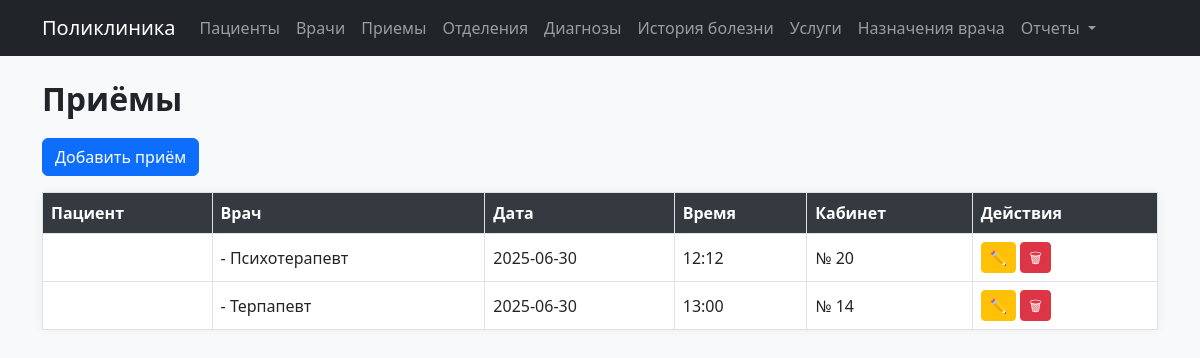
The app's page /appointments with its own data.
### models.py (models this page shows)
class Appointment(db.Model):
    __tablename__ = 'appointments'
    id = db.Column(db.Integer, primary_key=True)
    patient_id = db.Column(db.Integer, db.ForeignKey('patients.id'))
    doctor_id = db.Column(db.Integer, db.ForeignKey('doctors.id'))
    appointment_date = db.Column(db.Date)
    appointment_time = db.Column(db.Time)
    room_number = db.Column(db.String(10))

class Doctor(db.Model):
    __tablename__ = 'doctors'
    id = db.Column(db.Integer, primary_key=True)
    last_name = db.Column(db.String(50), nullable=False)
    first_name = db.Column(db.String(50), nullable=False)
    middle_name = db.Column(db.String(50))
    specialty = db.Column(db.String(100))
    experience_years = db.Column(db.Integer)
    phone = db.Column(db.String(20))
    category_id = db.Column(db.Integer, db.ForeignKey('categories.id'))
    department_id = db.Column(db.Integer, db.ForeignKey('departments.id'))
    appointments = db.relationship('Appointment', backref='doctor', lazy=True)

### modules/appointments.py (the view)
@appointments_bp.route('/appointments')
def list_appointments():
    appointments = Appointment.query.all()
    return render_template('appointments/list.html', appointments=appointments)

### templates/appointments/list.html
{% extends 'index.html' %}
{% block content %}
<h2>Приёмы</h2>
<a href="/appointments/new" class="btn btn-primary mb-3">Добавить приём</a>
<table class="table table-bordered">
    <thead>
        <tr>
            <th>Пациент</th>
            <th>Врач</th>
            <th>Дата</th>
            <th>Время</th>
            <th>Кабинет</th>
            <th>Действия</th>
        </tr>
    </thead>
    <tbody>
        {% for a in appointments %}
        <tr>
            <td>{{ a.patient.full_name }}</td>
            <td>{{ a.doctor.full_name }} - {{  a.doctor.specialty }}</td>
            <td>{{ a.appointment_date }}</td>
            <td>{{ a.appointment_time.strftime('%H:%M') }}</td>
            <td>{{ a.room_number }}</td>
            <td>
                <a href="/appointments/{{ a.id }}/edit" class="btn btn-sm btn-warning">✏️</a>
                <a href="/appointments/{{ a.id }}/delete" class="btn btn-sm btn-danger">🗑</a>
            </td>
        </tr>
        {% endfor %}
    </tbody>
</table>
{% endblock %}

### static/style.css (style rules this page uses)
body { background-color: #f8f9fa; font-family: 'Segoe UI', sans-serif; }
h2 { font-weight: 600; margin-bottom: 20px; }
.table { background-color: #fff; box-shadow: 0 0 10px rgba(0,0,0,0.05); }
.table th { background-color: #343a40; color: white; }
.table td, .table th { vertical-align: middle; }
.btn { font-weight: 500; }
.btn-sm { padding: 0.25rem 0.5rem; }

### records on screen
Appointment: doctor.specialty "Психотерапевт", appointment_date "2025-06-30", appointment_time "12:12", room_number "№ 20"
Appointment: doctor.specialty "Терпапевт", appointment_date "2025-06-30", appointment_time "13:00", room_number "№ 14"
